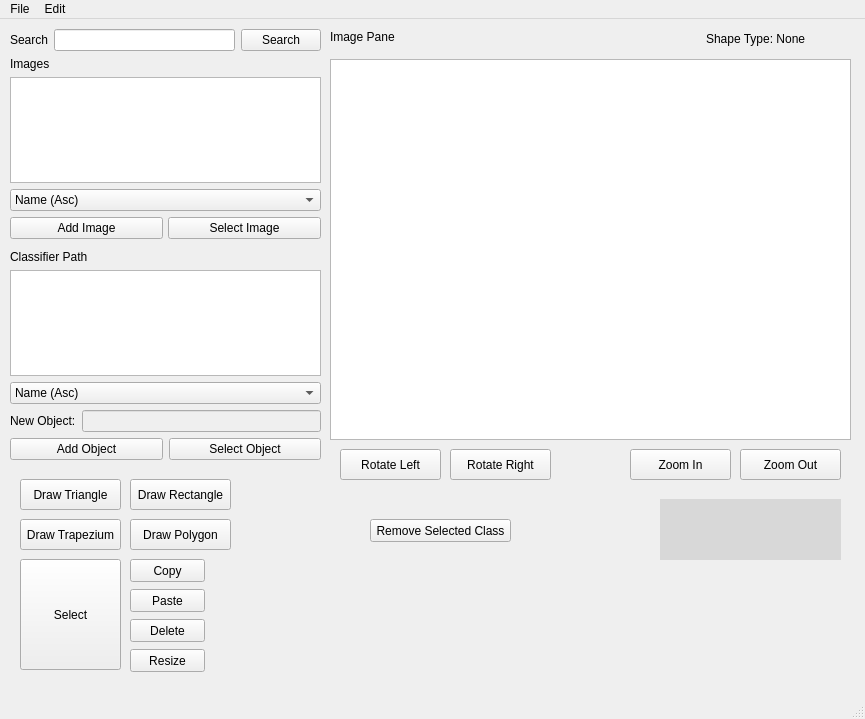
<?xml version="1.0" encoding="UTF-8"?>
<ui version="4.0">
 <class>MainWindow</class>
 <widget class="QMainWindow" name="MainWindow">
  <property name="geometry">
   <rect>
    <x>0</x>
    <y>0</y>
    <width>865</width>
    <height>719</height>
   </rect>
  </property>
  <property name="windowTitle">
   <string>MainWindow</string>
  </property>
  <widget class="QWidget" name="centralwidget">
   <widget class="matDisplay" name="graphicsView">
    <property name="geometry">
     <rect>
      <x>330</x>
      <y>40</y>
      <width>521</width>
      <height>381</height>
     </rect>
    </property>
   </widget>
   <widget class="QPushButton" name="ZoomInButton">
    <property name="geometry">
     <rect>
      <x>630</x>
      <y>430</y>
      <width>101</width>
      <height>31</height>
     </rect>
    </property>
    <property name="text">
     <string>Zoom In</string>
    </property>
   </widget>
   <widget class="QPushButton" name="ZoomOutButton">
    <property name="geometry">
     <rect>
      <x>740</x>
      <y>430</y>
      <width>101</width>
      <height>31</height>
     </rect>
    </property>
    <property name="text">
     <string>Zoom Out</string>
    </property>
   </widget>
   <widget class="QPushButton" name="DrawTriangleButton">
    <property name="geometry">
     <rect>
      <x>20</x>
      <y>460</y>
      <width>101</width>
      <height>31</height>
     </rect>
    </property>
    <property name="text">
     <string>Draw Triangle</string>
    </property>
    <property name="checkable">
     <bool>true</bool>
    </property>
   </widget>
   <widget class="QPushButton" name="DrawRectButton">
    <property name="geometry">
     <rect>
      <x>130</x>
      <y>460</y>
      <width>101</width>
      <height>31</height>
     </rect>
    </property>
    <property name="text">
     <string>Draw Rectangle</string>
    </property>
    <property name="checkable">
     <bool>true</bool>
    </property>
   </widget>
   <widget class="QPushButton" name="DrawTrapButton">
    <property name="geometry">
     <rect>
      <x>20</x>
      <y>500</y>
      <width>101</width>
      <height>31</height>
     </rect>
    </property>
    <property name="text">
     <string>Draw Trapezium</string>
    </property>
    <property name="checkable">
     <bool>true</bool>
    </property>
   </widget>
   <widget class="QPushButton" name="DrawPolyButton">
    <property name="geometry">
     <rect>
      <x>130</x>
      <y>500</y>
      <width>101</width>
      <height>31</height>
     </rect>
    </property>
    <property name="text">
     <string>Draw Polygon</string>
    </property>
    <property name="checkable">
     <bool>true</bool>
    </property>
   </widget>
   <widget class="QLabel" name="label_3">
    <property name="geometry">
     <rect>
      <x>330</x>
      <y>10</y>
      <width>111</width>
      <height>16</height>
     </rect>
    </property>
    <property name="text">
     <string>Image Pane</string>
    </property>
   </widget>
   <widget class="QPushButton" name="RotateLButton">
    <property name="geometry">
     <rect>
      <x>340</x>
      <y>430</y>
      <width>101</width>
      <height>31</height>
     </rect>
    </property>
    <property name="text">
     <string>Rotate Left</string>
    </property>
   </widget>
   <widget class="QPushButton" name="RotateRButton">
    <property name="geometry">
     <rect>
      <x>450</x>
      <y>430</y>
      <width>101</width>
      <height>31</height>
     </rect>
    </property>
    <property name="text">
     <string>Rotate Right</string>
    </property>
   </widget>
   <widget class="QWidget" name="verticalLayoutWidget">
    <property name="geometry">
     <rect>
      <x>10</x>
      <y>10</y>
      <width>311</width>
      <height>431</height>
     </rect>
    </property>
    <layout class="QVBoxLayout" name="verticalLayout">
     <item>
      <layout class="QHBoxLayout" name="newClassLayout_3">
       <item>
        <widget class="QLabel" name="newClass_3">
         <property name="enabled">
          <bool>true</bool>
         </property>
         <property name="text">
          <string>Search</string>
         </property>
        </widget>
       </item>
       <item>
        <widget class="QLineEdit" name="ImageSearchLine"/>
       </item>
       <item>
        <widget class="QPushButton" name="ImageSearchButton">
         <property name="text">
          <string>Search</string>
         </property>
        </widget>
       </item>
      </layout>
     </item>
     <item>
      <widget class="QLabel" name="ImagesLabel">
       <property name="text">
        <string>Images</string>
       </property>
      </widget>
     </item>
     <item>
      <widget class="QListWidget" name="ImagesWindow"/>
     </item>
     <item>
      <widget class="QComboBox" name="sortImageBy">
       <item>
        <property name="text">
         <string>Name (Asc)</string>
        </property>
       </item>
       <item>
        <property name="text">
         <string>Name (Desc)</string>
        </property>
       </item>
       <item>
        <property name="text">
         <string>Date (Asc)</string>
        </property>
       </item>
       <item>
        <property name="text">
         <string>Date (Desc)</string>
        </property>
       </item>
      </widget>
     </item>
     <item>
      <layout class="QHBoxLayout" name="horizontalLayout">
       <property name="spacing">
        <number>5</number>
       </property>
       <property name="bottomMargin">
        <number>5</number>
       </property>
       <item>
        <widget class="QPushButton" name="AddImageButton">
         <property name="text">
          <string>Add Image</string>
         </property>
        </widget>
       </item>
       <item>
        <widget class="QPushButton" name="selectImage">
         <property name="text">
          <string>Select Image</string>
         </property>
        </widget>
       </item>
      </layout>
     </item>
     <item>
      <widget class="QLabel" name="ClassLabel">
       <property name="text">
        <string>Classifier Path</string>
       </property>
      </widget>
     </item>
     <item>
      <widget class="QListWidget" name="ClassWindow"/>
     </item>
     <item>
      <widget class="QComboBox" name="sortClassBy">
       <item>
        <property name="text">
         <string>Name (Asc)</string>
        </property>
       </item>
       <item>
        <property name="text">
         <string>Name (Desc)</string>
        </property>
       </item>
      </widget>
     </item>
     <item>
      <layout class="QHBoxLayout" name="newClassLayout">
       <item>
        <widget class="QLabel" name="newClass">
         <property name="enabled">
          <bool>true</bool>
         </property>
         <property name="text">
          <string>New Object:</string>
         </property>
        </widget>
       </item>
       <item>
        <widget class="QLineEdit" name="newClassLineEdit">
         <property name="enabled">
          <bool>false</bool>
         </property>
        </widget>
       </item>
      </layout>
     </item>
     <item>
      <layout class="QHBoxLayout" name="horizontalLayout_2">
       <item>
        <widget class="QPushButton" name="addClassButton">
         <property name="text">
          <string>Add Object</string>
         </property>
        </widget>
       </item>
       <item>
        <widget class="QPushButton" name="selectClassButton">
         <property name="text">
          <string>Select Object</string>
         </property>
        </widget>
       </item>
      </layout>
     </item>
    </layout>
   </widget>
   <widget class="QLabel" name="mouse_position_label">
    <property name="geometry">
     <rect>
      <x>660</x>
      <y>480</y>
      <width>181</width>
      <height>61</height>
     </rect>
    </property>
    <property name="styleSheet">
     <string notr="true">background-color: rgb(216, 216, 216);</string>
    </property>
    <property name="text">
     <string/>
    </property>
   </widget>
   <widget class="QPushButton" name="pasteShape">
    <property name="geometry">
     <rect>
      <x>130</x>
      <y>570</y>
      <width>75</width>
      <height>23</height>
     </rect>
    </property>
    <property name="text">
     <string>Paste</string>
    </property>
   </widget>
   <widget class="QPushButton" name="copyShape">
    <property name="geometry">
     <rect>
      <x>130</x>
      <y>540</y>
      <width>75</width>
      <height>23</height>
     </rect>
    </property>
    <property name="text">
     <string>Copy</string>
    </property>
   </widget>
   <widget class="QPushButton" name="deleteShape">
    <property name="geometry">
     <rect>
      <x>130</x>
      <y>600</y>
      <width>75</width>
      <height>23</height>
     </rect>
    </property>
    <property name="text">
     <string>Delete</string>
    </property>
   </widget>
   <widget class="QPushButton" name="resizeShape">
    <property name="geometry">
     <rect>
      <x>130</x>
      <y>630</y>
      <width>75</width>
      <height>23</height>
     </rect>
    </property>
    <property name="text">
     <string>Resize</string>
    </property>
   </widget>
   <widget class="QLabel" name="shapeTypeLabel">
    <property name="geometry">
     <rect>
      <x>706</x>
      <y>10</y>
      <width>141</width>
      <height>20</height>
     </rect>
    </property>
    <property name="text">
     <string>Shape Type: None</string>
    </property>
   </widget>
   <widget class="QPushButton" name="selectButton">
    <property name="geometry">
     <rect>
      <x>20</x>
      <y>540</y>
      <width>101</width>
      <height>111</height>
     </rect>
    </property>
    <property name="text">
     <string>Select</string>
    </property>
    <property name="checkable">
     <bool>true</bool>
    </property>
   </widget>
   <widget class="QPushButton" name="RemoveClassButton">
    <property name="geometry">
     <rect>
      <x>370</x>
      <y>500</y>
      <width>141</width>
      <height>23</height>
     </rect>
    </property>
    <property name="text">
     <string>Remove Selected Class</string>
    </property>
   </widget>
  </widget>
  <widget class="QMenuBar" name="menubar">
   <property name="geometry">
    <rect>
     <x>0</x>
     <y>0</y>
     <width>865</width>
     <height>21</height>
    </rect>
   </property>
   <widget class="QMenu" name="menuFile">
    <property name="title">
     <string>File</string>
    </property>
    <addaction name="actionOpen"/>
    <addaction name="actionSave"/>
    <addaction name="actionQuit"/>
   </widget>
   <widget class="QMenu" name="menuEdit">
    <property name="title">
     <string>Edit</string>
    </property>
    <addaction name="actionCopy"/>
    <addaction name="actionPaste"/>
   </widget>
   <addaction name="menuFile"/>
   <addaction name="menuEdit"/>
  </widget>
  <widget class="QStatusBar" name="statusbar"/>
  <action name="actionOpen">
   <property name="text">
    <string>Open</string>
   </property>
  </action>
  <action name="actionSave">
   <property name="text">
    <string>Save</string>
   </property>
  </action>
  <action name="actionCopy">
   <property name="text">
    <string>Copy</string>
   </property>
  </action>
  <action name="actionQuit">
   <property name="text">
    <string>Quit</string>
   </property>
  </action>
  <action name="actionPaste">
   <property name="text">
    <string>Paste</string>
   </property>
  </action>
 </widget>
 <customwidgets>
  <customwidget>
   <class>matDisplay</class>
   <extends>QGraphicsView</extends>
   <header location="global">matdisplay.h</header>
  </customwidget>
 </customwidgets>
 <resources/>
 <connections/>
</ui>
